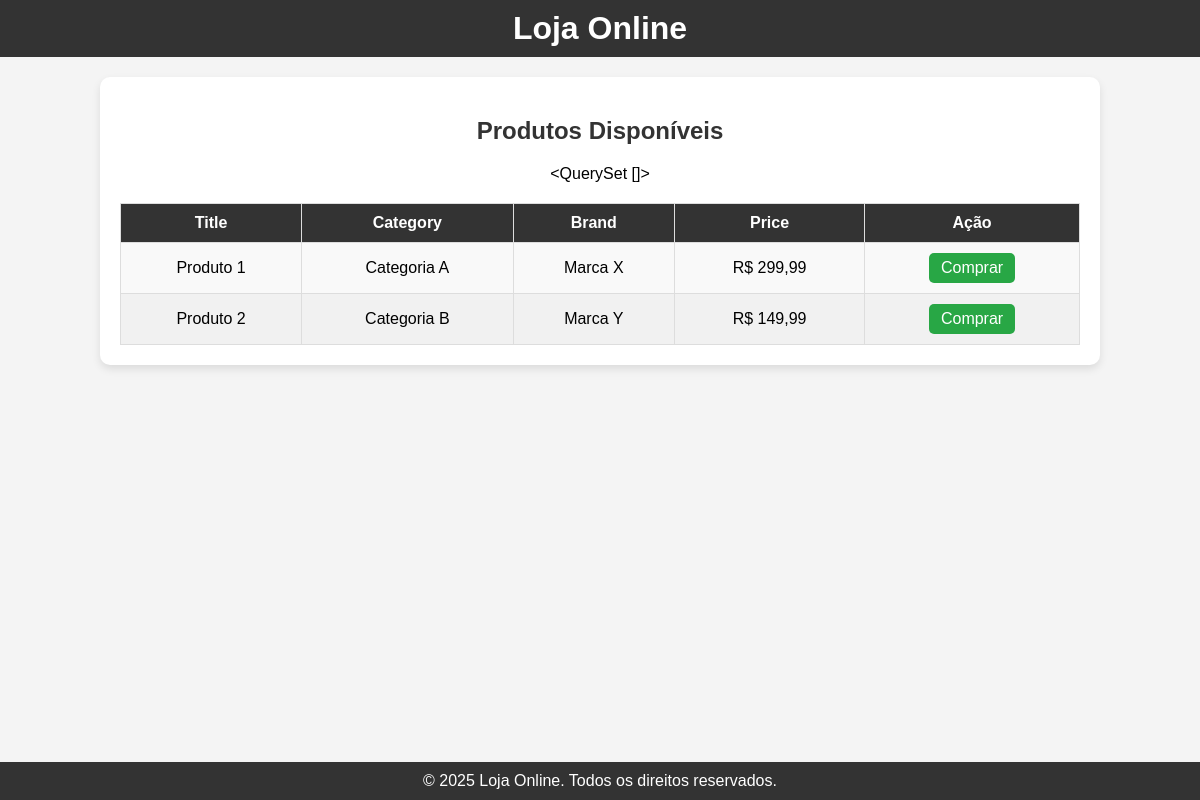
Before: /products/ with the older database file.
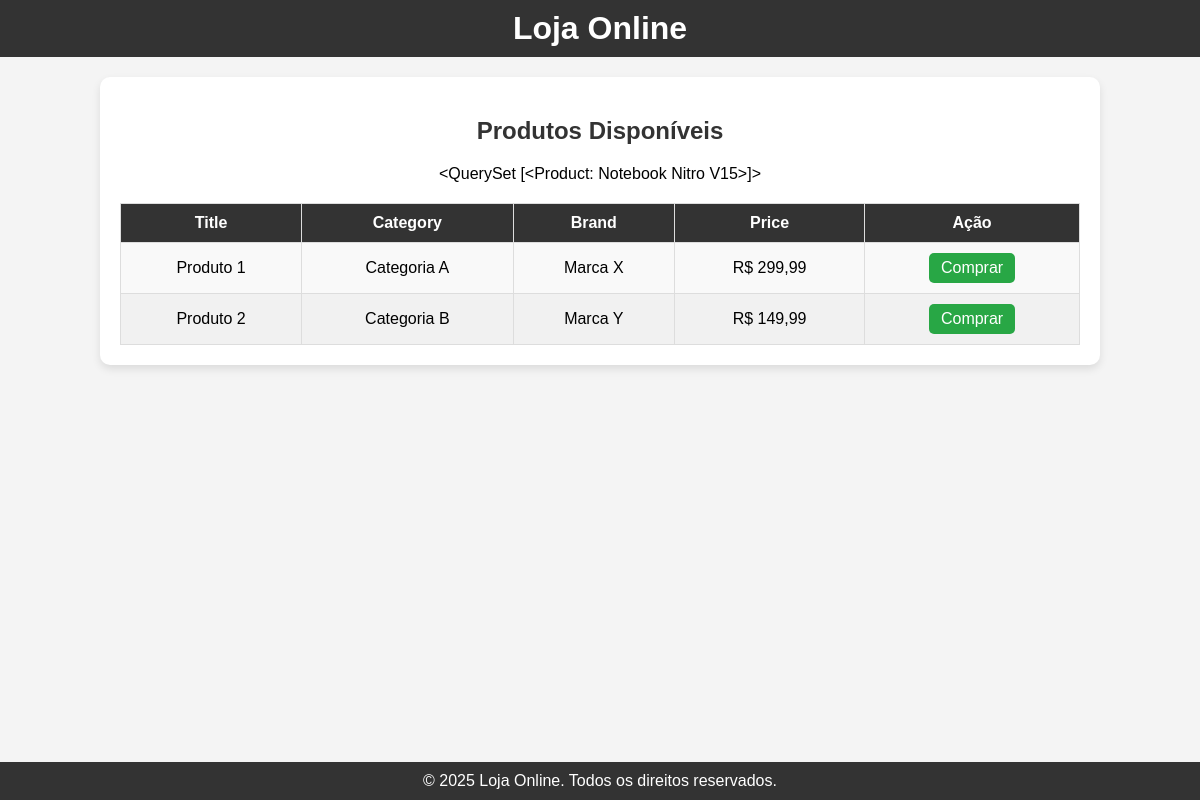
After: the same page with the newer database file.
### products/models.py (models this page shows)
class Product(models.Model):
    title = models.CharField(max_length=200)
    category = models.CharField(max_length=100)
    brand = models.CharField(max_length=100)
    description = models.TextField(null=True, blank=True)
    price = models.DecimalField(max_digits=10, decimal_places=2)
    def __str__(self):
        return str(self.title)

### products/views.py (the view)
# urls.py: path('products/', products_view)
def products_view(request):
    products_list = Product.objects.all()
    return render(
        request=request,
        template_name='products.html',
        context={'products_list': products_list})

### products/templates/products.html (shortened to what this page needs)
<!DOCTYPE html>
<html lang="pt-br">
  <head>
  </head>
  <body
    style="
      font-family: Arial, sans-serif;
      margin: 0;
      padding: 0;
      background-color: #f4f4f4;
      text-align: center;
    "
  >
    <header style="background-color: #333; color: white; padding: 10px">
      <h1 style="margin: 0">Loja Online</h1>
    </header>
    <section
      style="
        padding: 20px;
        background-color: #fff;
        margin: 20px auto;
        width: 80%;
        max-width: 1000px;
        border-radius: 10px;
        box-shadow: 0 4px 8px rgba(0, 0, 0, 0.1);
      "
    >
      <h2 style="color: #333">Produtos Disponíveis</h2>
      {{products_list}}
      <table style="width: 100%; border-collapse: collapse; margin-top: 20px">
        <thead>
          <tr style="background-color: #333; color: white">
            <th style="padding: 10px; border: 1px solid #ddd">Title</th>
            <th style="padding: 10px; border: 1px solid #ddd">Category</th>
            <th style="padding: 10px; border: 1px solid #ddd">Brand</th>
            <th style="padding: 10px; border: 1px solid #ddd">Price</th>
            <th style="padding: 10px; border: 1px solid #ddd">Ação</th>
          </tr>
        </thead>
        <tbody>
          <tr style="background-color: #f9f9f9">
            <td style="padding: 10px; border: 1px solid #ddd">Produto 1</td>
            <td style="padding: 10px; border: 1px solid #ddd">Categoria A</td>
            <td style="padding: 10px; border: 1px solid #ddd">Marca X</td>
            <td style="padding: 10px; border: 1px solid #ddd">R$ 299,99</td>
            <td style="padding: 10px; border: 1px solid #ddd">
              <button
                style="
                  background-color: #28a745;
                  color: white;
                  border: none;
                  padding: 6px 12px;
                  font-size: 1em;
                  cursor: pointer;
                  border-radius: 5px;
                "
              >
                Comprar
              </button>
            </td>
          </tr>
          <tr style="background-color: #f1f1f1">
            <td style="padding: 10px; border: 1px solid #ddd">Produto 2</td>
            <td style="padding: 10px; border: 1px solid #ddd">Categoria B</td>
            <td style="padding: 10px; border: 1px solid #ddd">Marca Y</td>
            <td style="padding: 10px; border: 1px solid #ddd">R$ 149,99</td>
            <td style="padding: 10px; border: 1px solid #ddd">
              <button
                style="
                  background-color: #28a745;
                  color: white;
                  border: none;
                  padding: 6px 12px;
                  font-size: 1em;
                  cursor: pointer;
                  border-radius: 5px;
                "
              >
                Comprar
              </button>
            </td>
          </tr>
        </tbody>
      </table>
    </section>
    <footer
      style="
        background-color: #333;
        color: white;
        padding: 10px 0;
        position: fixed;
        bottom: 0;
        width: 100%;
        text-align: center;
      "
    >
      <p style="margin: 0">© 2025 Loja Online. Todos os direitos reservados.</p>
    </footer>
  </body>
</html>

Changed rows visible on the page:
added Product: title "<QuerySet [<Product: Notebook Nitro V15>]>"
Other visible differences:
{{ products_list }}: "<QuerySet []>" → (not shown)
